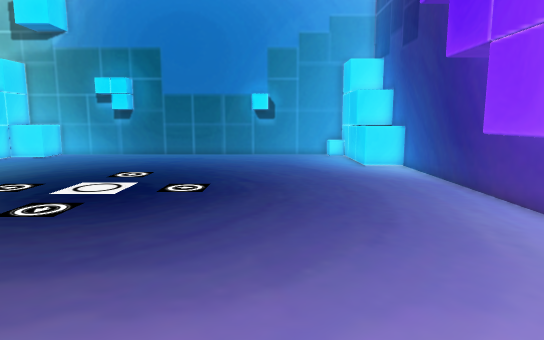
[1] (above)

12 first-person views from a walk through a Unity game level. The camera is 1.2 m above the floor, tilts 8° down and sees 75° across. The floor is counted in squares, 0.5 m on a side. Each view is taken from the middle of a square. On the plan, view 1 faces up. The plan holds only what a view shows up to about 20 squares ahead; the rest is blank. The player is left out.

[2]
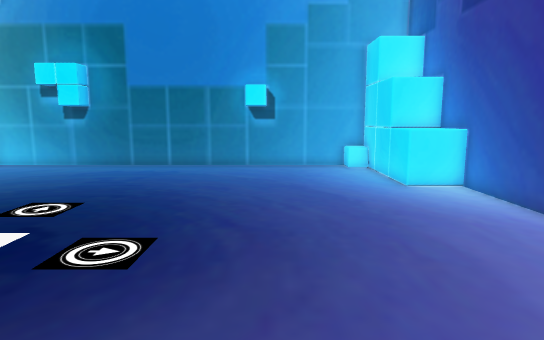

[3]
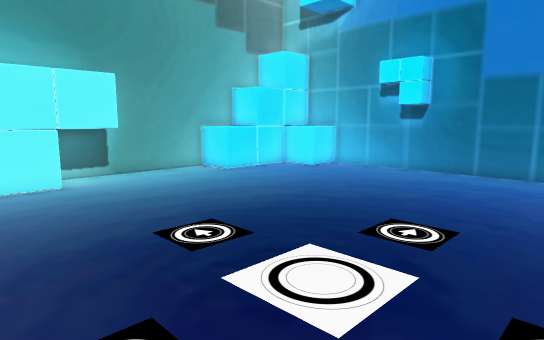

[4]
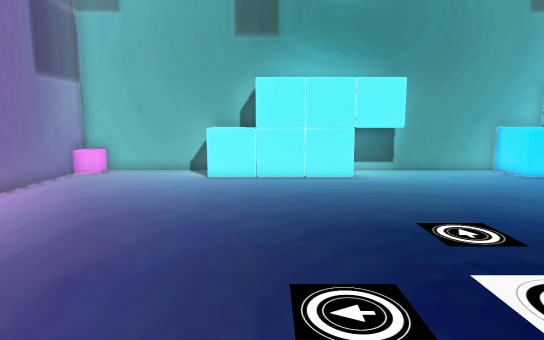

[5]
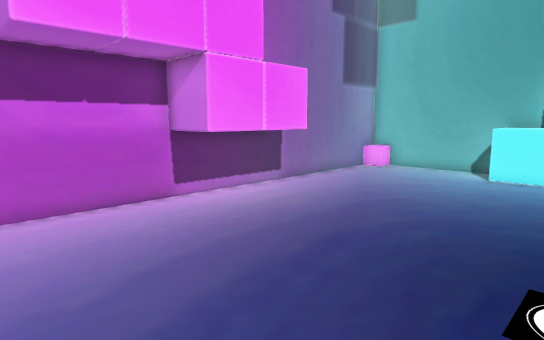

[6]
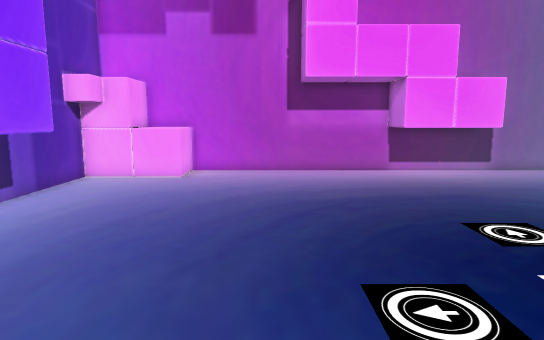

[7]
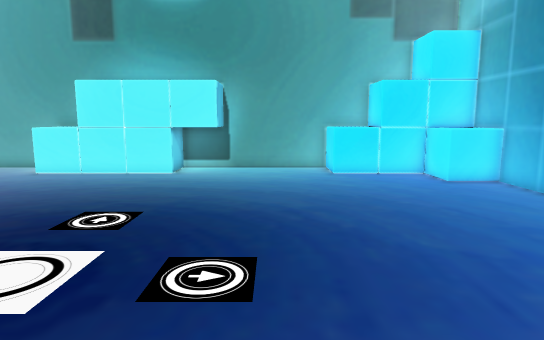

[8]
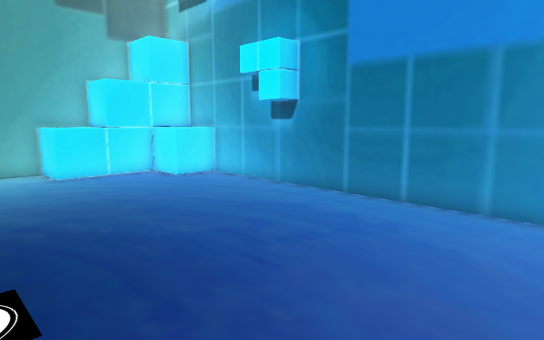

[9]
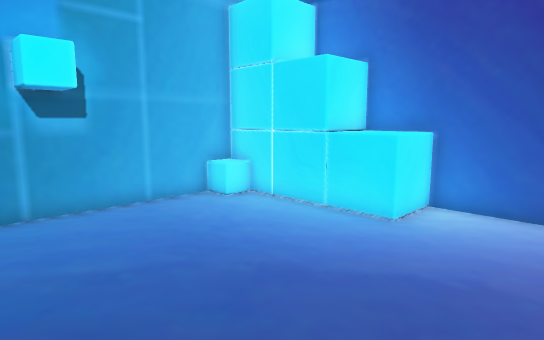

[10]
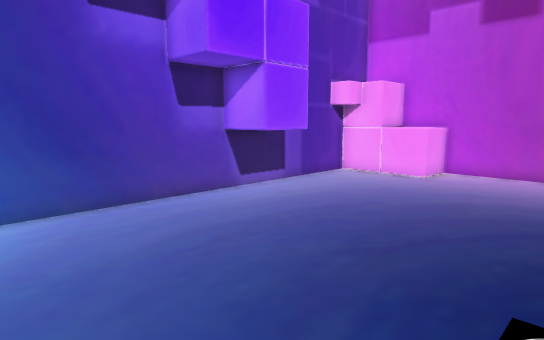

[11]
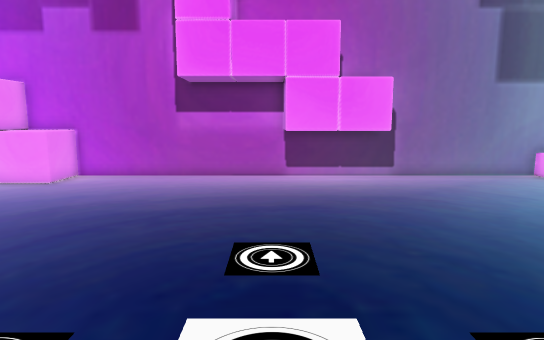

[12]
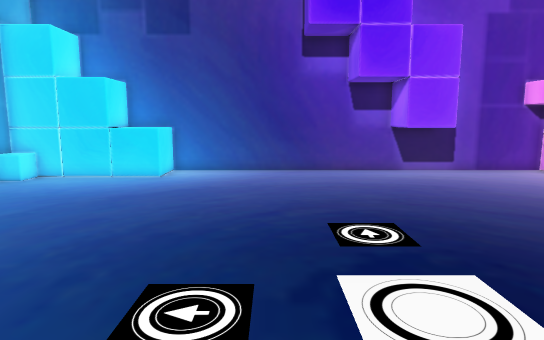

### Floor plan
Key: @ floor where view 1 was taken; # wall or solid block; . floor; ^ raised ledge; O other object.
Columns run from 19 left of view 1 to 7 right of it. Each row starts with its distance up from view 1.
 25   #^^####################
 24   # ^...##........##...O#
 23   #^^...................#
 22   #.....................#
 21 ###.....................###
 20 ^^^.....................^^^
 19 ^^^.....................^^^
 18 #.........................#
 17 #.........................#
 16 #.........................#
 15 #.........................#
 14 ###.......................#
 13   #.......................#
 12   #.......................#
 11   #.......................#
 10   #.......................#
  9   #.......................#
  8   #.....................#^#
  7 ^^^.....................^ #
  6 ^^^.....................###
  5 #^^.......................#
  4 #.........................#
  3 #.........................#
  2 #........................##
  1 #.......###^# ........^^###
  0 #O......# # ^ .....@..^^#
 -1 ######### ############^^#

Positions as (right, up) in squares from view 1, and headings:
1: (0, 0), facing up
2: (0, 6), facing up
3: (-3, 8), facing up-left
4: (-2, 8), facing left
5: (-1, 9), facing down-left
6: (-1, 16), facing down
7: (-1, 16), facing left
8: (-1, 15), facing up-left
9: (-3, 15), facing up-right
10: (-3, 16), facing down-right
11: (-6, 15), facing down
12: (-10, 14), facing right
